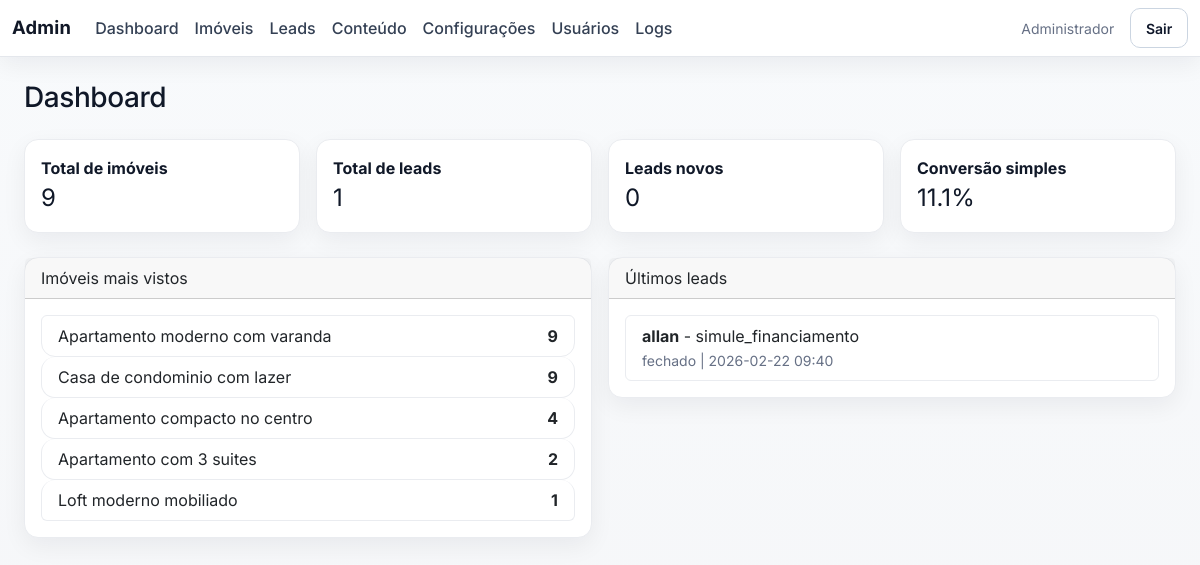
The page /admin (signed in) on the database its author committed.
### tables this page shows
CREATE TABLE imoveis (
            id INTEGER PRIMARY KEY AUTOINCREMENT,
            titulo TEXT NOT NULL,
            descricao TEXT,
            localizacao TEXT NOT NULL,
            tipo TEXT NOT NULL,
            categoria TEXT NOT NULL,
            preco REAL NOT NULL DEFAULT 0,
            area REAL NOT NULL DEFAULT 0,
            dormitorios INTEGER NOT NULL DEFAULT 0,
            banheiros INTEGER NOT NULL DEFAULT 0,
            vagas INTEGER NOT NULL DEFAULT 0,
            suites INTEGER NOT NULL DEFAULT 0,
            caracteristicas TEXT,
            tour360_url TEXT,
            fotos TEXT,
            destaque INTEGER NOT NULL DEFAULT 0,
            ativo INTEGER NOT NULL DEFAULT 1,
            visualizacoes INTEGER NOT NULL DEFAULT 0,
            created_at TEXT NOT NULL,
            updated_at TEXT NOT NULL
        , estado TEXT, secao TEXT NOT NULL DEFAULT 'Residencial');

CREATE TABLE leads (
            id INTEGER PRIMARY KEY AUTOINCREMENT,
            tipo TEXT NOT NULL,
            nome TEXT NOT NULL,
            email TEXT,
            telefone TEXT,
            mensagem TEXT,
            imovel_interesse TEXT,
            status TEXT NOT NULL DEFAULT 'novo',
            created_at TEXT NOT NULL
        );

### app.py (the view)
@app.route("/admin")
@login_required
def admin_dashboard():
    total_imoveis = query_one("SELECT COUNT(*) AS total FROM imoveis")["total"]
    total_leads = query_one("SELECT COUNT(*) AS total FROM leads")["total"]
    novos_leads = query_one("SELECT COUNT(*) AS total FROM leads WHERE status = 'novo'")["total"]
    top_imoveis = query_all(
        "SELECT titulo, visualizacoes FROM imoveis ORDER BY visualizacoes DESC LIMIT 5"
    )
    ultimos_leads = query_all("SELECT * FROM leads ORDER BY id DESC LIMIT 5")
    return render_template(
        "admin/dashboard.html",
        total_imoveis=total_imoveis,
        total_leads=total_leads,
        novos_leads=novos_leads,
        top_imoveis=top_imoveis,
        ultimos_leads=ultimos_leads,
    )

### app.py (called while the page is built)
def get_db():
    if "db" not in g:
        g.db = sqlite3.connect(DB_PATH)
        g.db.row_factory = sqlite3.Row
    return g.db

def query_one(sql, params=()):
    return get_db().execute(sql, params).fetchone()

def query_all(sql, params=()):
    return get_db().execute(sql, params).fetchall()

def login_required(view):
    @wraps(view)
    def wrapped(*args, **kwargs):
        if not session.get("user_id"):
            return redirect(url_for("admin_login"))
        return view(*args, **kwargs)
    return wrapped

def get_setting(key, default=""):
    row = query_one("SELECT value FROM settings WHERE key = ?", (key,))
    return row["value"] if row else default

@app.context_processor
def inject_globals():
    return {
        "site_nome": get_setting("site_nome", "Carlos Câmara"),
        "creci": get_setting("creci", "CRECI 13107"),
        "telefone": get_setting("telefone", "81 996086470"),
        "telefone_secundario": get_setting("telefone_secundario", "81 992333407"),
        "email_contato": get_setting("email_contato", "clcamara@creci.org.br"),
        "whatsapp": get_setting("whatsapp", ""),
        "instagram": get_setting("instagram", ""),
        "facebook": get_setting("facebook", ""),
    }

### templates/admin/dashboard.html
{% extends "admin/base_admin.html" %}
{% block content %}
<h1 class="h3 mb-4">Dashboard</h1>
<div class="row g-3 mb-4">
    <div class="col-md-3"><div class="card card-body"><strong>Total de imóveis</strong><span class="fs-4">{{ total_imoveis }}</span></div></div>
    <div class="col-md-3"><div class="card card-body"><strong>Total de leads</strong><span class="fs-4">{{ total_leads }}</span></div></div>
    <div class="col-md-3"><div class="card card-body"><strong>Leads novos</strong><span class="fs-4">{{ novos_leads }}</span></div></div>
    <div class="col-md-3"><div class="card card-body"><strong>Conversão simples</strong><span class="fs-4">{{ ((total_leads / total_imoveis * 100) if total_imoveis else 0)|round(1) }}%</span></div></div>
</div>
<div class="row g-3">
    <div class="col-md-6">
        <div class="card">
            <div class="card-header">Imóveis mais vistos</div>
            <div class="card-body">
                <ul class="list-group">
                    {% for item in top_imoveis %}
                    <li class="list-group-item d-flex justify-content-between">
                        <span>{{ item["titulo"] }}</span>
                        <strong>{{ item["visualizacoes"] }}</strong>
                    </li>
                    {% else %}
                    <li class="list-group-item">Sem dados ainda.</li>
                    {% endfor %}
                </ul>
            </div>
        </div>
    </div>
    <div class="col-md-6">
        <div class="card">
            <div class="card-header">Últimos leads</div>
            <div class="card-body">
                <ul class="list-group">
                    {% for lead in ultimos_leads %}
                    <li class="list-group-item">
                        <strong>{{ lead["nome"] }}</strong> - {{ lead["tipo"] }}<br>
                        <span class="text-muted small">{{ lead["status"] }} | {{ lead["created_at"][:16].replace('T',' ') }}</span>
                    </li>
                    {% else %}
                    <li class="list-group-item">Nenhum lead.</li>
                    {% endfor %}
                </ul>
            </div>
        </div>
    </div>
</div>
{% endblock %}

### templates/admin/base_admin.html (shortened to what this page needs)
<!doctype html>
<html lang="pt-BR">
<head>
    <link href="https://cdn.jsdelivr.net/npm/bootstrap@5.3.3/dist/css/bootstrap.min.css" rel="stylesheet">
    <link rel="stylesheet" href="{{ url_for('static', filename='css/site.css') }}">
</head>
<body class="app-body">
<nav class="navbar navbar-expand-lg premium-nav">
    <div class="container-fluid">
        <a class="navbar-brand" href="{{ url_for('admin_dashboard') }}">Admin</a>
        <div class="collapse navbar-collapse show">
            <ul class="navbar-nav me-auto">
                <li class="nav-item"><a class="nav-link" href="{{ url_for('admin_dashboard') }}">Dashboard</a></li>
                <li class="nav-item"><a class="nav-link" href="{{ url_for('admin_imoveis') }}">Imóveis</a></li>
                <li class="nav-item"><a class="nav-link" href="{{ url_for('admin_leads') }}">Leads</a></li>
                <li class="nav-item"><a class="nav-link" href="{{ url_for('admin_conteudo') }}">Conteúdo</a></li>
                <li class="nav-item"><a class="nav-link" href="{{ url_for('admin_config') }}">Configurações</a></li>
                {% if session.get("role") == "admin" %}
                <li class="nav-item"><a class="nav-link" href="{{ url_for('admin_usuarios') }}">Usuários</a></li>
                <li class="nav-item"><a class="nav-link" href="{{ url_for('admin_logs') }}">Logs</a></li>
                {% endif %}
            </ul>
            <div class="text-muted small me-3">{{ session.get("user_nome") }}</div>
            <a href="{{ url_for('admin_logout') }}" class="btn btn-outline-primary btn-sm">Sair</a>
        </div>
    </div>
</nav>
<main class="container-fluid py-4 px-3 px-md-4">
    {% block content %}{% endblock %}
</main>
</body>
</html>

### static/css/site.css (style rules this page uses)
:root { --bg: #f5f6f8; --surface: #ffffff; --surface-soft: #fafbfc; --text: #101828; --muted: #667085; --line: #eaecf0; --brand: #0f172a; --brand-2: #1d2939; --accent: #a98b5e; --shadow-sm: 0 8px 24px rgba(16, 24, 40, 0.06); --shadow-md: 0 16px 32px rgba(16, 24, 40, 0.08); --radius: 14px; }
* { box-sizing: border-box; }
body.app-body { font-family: "Inter", "Segoe UI", Roboto, Arial, sans-serif; background: linear-gradient(180deg, #f8fafc 0%, var(--bg) 100%); color: var(--text); min-height: 100vh; }
a { color: var(--brand-2); text-decoration: none; }
.premium-nav { background: rgba(255, 255, 255, 0.92); backdrop-filter: blur(8px); border-bottom: 1px solid #e4e7ec; box-shadow: 0 8px 24px rgba(16, 24, 40, 0.06); }
.navbar-brand { font-weight: 700; letter-spacing: 0.2px; font-size: 1.15rem; color: #111827 !important; opacity: 1 !important; }
.nav-link { font-weight: 500; color: #344054 !important; }
.card, .table, .alert, .list-group-item, .form-control, .form-select, .input-group-text { border: 1px solid var(--line); border-radius: var(--radius); }
.card, .table, .list-group-item { background: var(--surface); }
.card { box-shadow: var(--shadow-sm); }
.btn { border-radius: 10px; font-weight: 600; padding: 0.52rem 0.92rem; }
.btn-outline-primary { color: var(--brand); border-color: #cbd5e1; }
h1, h2, h3, h4, h5 { letter-spacing: -0.015em; }
.text-muted { color: #667085 !important; }

### rows shown on the page
imoveis: titulo "Apartamento moderno com varanda", visualizacoes "9"
imoveis: titulo "Casa de condominio com lazer", visualizacoes "9"
imoveis: titulo "Apartamento compacto no centro", visualizacoes "4"
imoveis: titulo "Apartamento com 3 suites", visualizacoes "2"
imoveis: titulo "Loft moderno mobiliado", visualizacoes "1"
leads: nome "allan", tipo "simule_financiamento", status "fechado", created_at "2026-02-22 09:40"

### other values the page prints
{{ session.get("user_nome") }} "Administrador"
{{ total_imoveis }} "9"
{{ total_leads }} "1"
{{ novos_leads }} "0"
{{ ((total_leads / total_imoveis * 100) if total_imoveis else 0)|round(1) }} "11.1"
